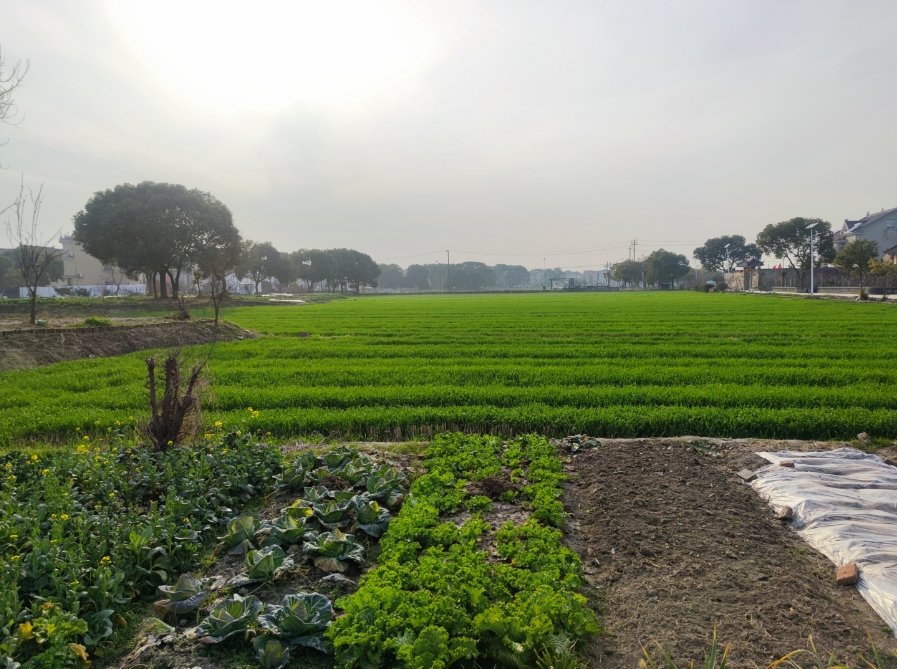
#> input picture 141-王世健-苏州/第二周/sj.jpg, 897 x 669 px
$ python image_processing.py
#> lines starting #> are read from the running program, lines starting #| are printed output that depends on the picture; after the words box and inside, x2 and y2 are one past the last pixel; in counts of white or black regions, pixels touching at a corner belong together
# -*- coding: utf-8 -*-

from skimage.color import rgb2gray
import numpy as np
import matplotlib.pyplot as plt
from PIL import Image
import cv2

config_value = "img_one"            #图像处理算法方式
img = cv2.imread("sj.jpg")
#> img is the input picture: shape (669, 897, 3); mean B, G, R 111.9, 138.8, 130.9

# 图像灰度化
def gray(img):
    if config_value == "img_one":
        h,w = img.shape[:2]                               #获取图片的high和wide
#> h = 669; w = 897
        img_gray = np.zeros([h,w],img.dtype)                   #创建一张和当前图片大小一样的单通道图片
        for i in range(h):
            for j in range(w):
                m = img[i,j]                             #取出当前high和wide中的BGR坐标
                img_gray[i,j] = int(m[0]*0.11 + m[1]*0.59 + m[2]*0.3)   #将BGR坐标转化为gray坐标并赋值给新图像
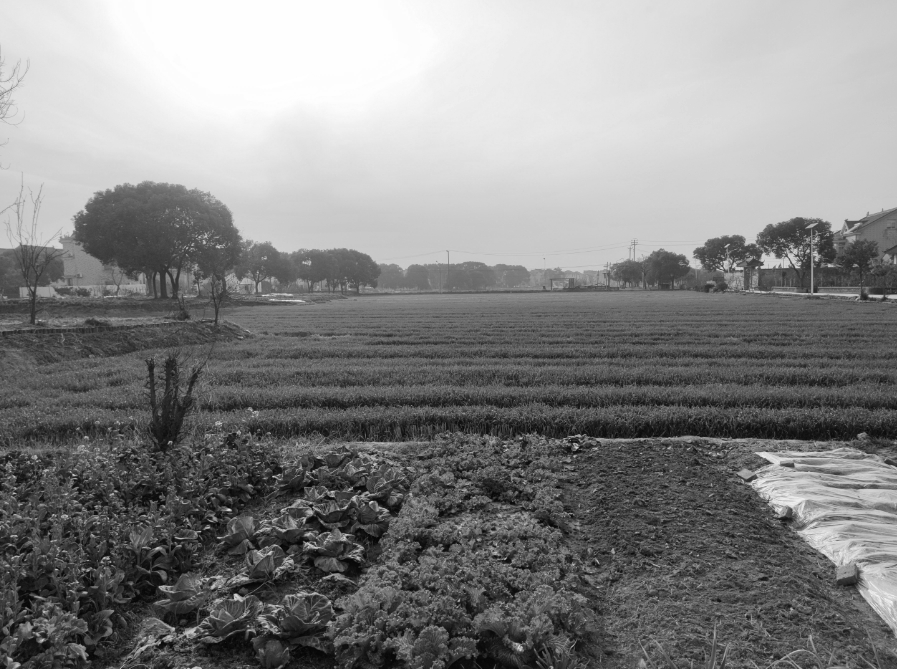
#> img_gray: shape (669, 897); min 5, max 255, mean 133.1
    elif config_value == "img_two":
        img_gray = cv2.cvtColor(img, cv2.COLOR_BGR2GRAY)
    return img_gray


# 图像黑白化（二值法）
def black_white(img):
    img_gray_two = rgb2gray(img)
    rows, cols = img_gray_two.shape
#> rows = 669; cols = 897
    for i in range(rows):
        for j in range(cols):
         if (img_gray_two[i, j] <= 0.5):
            img_gray_two[i, j] = 0
        else:
            img_gray_two[i, j] = 1
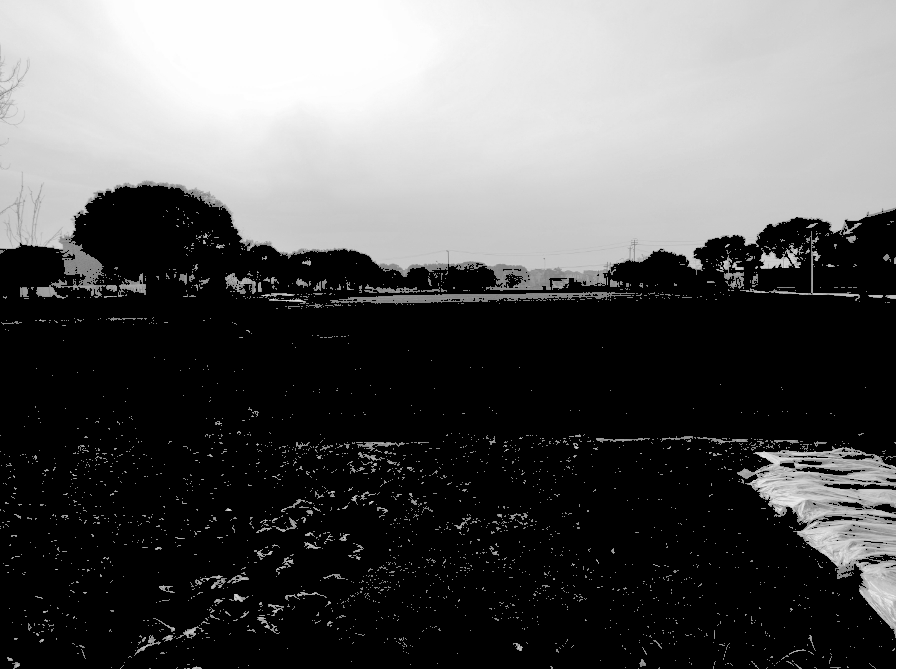
#> img_gray_two: shape (669, 897) float64; min 0, max 1, mean 0.347
    img_binary = np.where(img_gray_two >= 0.5, 1, 0)
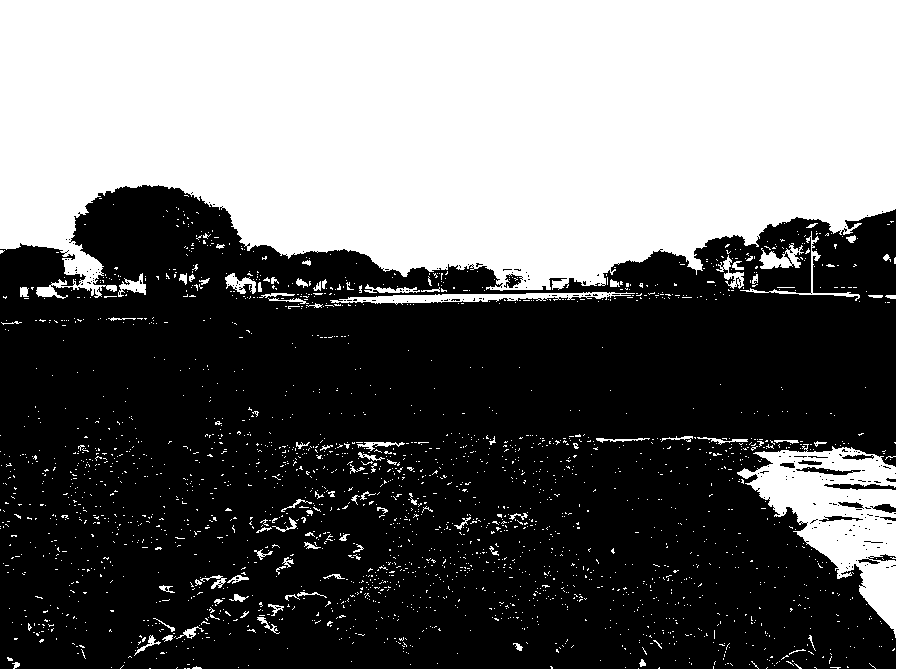
#> img_binary: shape (669, 897) int64; values 0 (black) and 1 (white), 41.2% white; 2341 white regions (2250 under 20 px), largest, box (x1, y1, x2, y2) and area: (0, 0, 897, 669) 233279, (330, 292, 635, 305) 1728, (759, 243, 804, 269) 568
    return img_binary


# 图像放大缩小(临近插值）
def resize(img,high,wide):
#> called with high = 800, wide = 800
    if config_value == "img_one":
        height, width, channels = img.shape
#> height = 669; width = 897; channels = 3
        emptyImage = np.zeros((high, wide, channels), np.uint8)
        sh = high / height
#> sh = 1.2
        sw = wide / width
#> sw = 0.892
        for i in range(high):
            for j in range(wide):
                x = int(i / sh + 0.5)  # int(),转为整型，使用向下取整。
                y = int(j / sw + 0.5)
                emptyImage[i, j] = img[x, y]
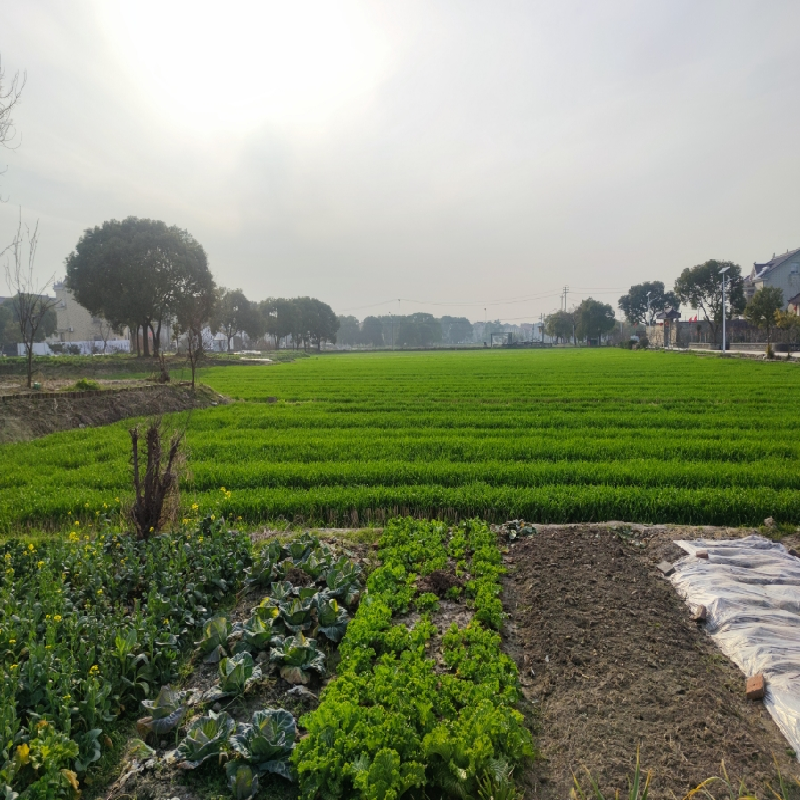
#> emptyImage: shape (800, 800, 3); mean B, G, R 111.9, 138.8, 130.9
    else:
        emptyImage = cv2.resize(img, (high, wide), interpolation=cv2.INTER_NEAREST)
    return emptyImage


plt.subplot(221)
gray_img = gray(img)
plt.imshow(gray_img, cmap='gray')

plt.subplot(222)
binary_img = black_white(img)
plt.imshow(binary_img, cmap='gray')

zoom = resize(img,800,800)
cv2.imshow("zoom_image", zoom)
cv2.imshow("original_image", img)
# cv2.waitKey(0)
plt.show()
